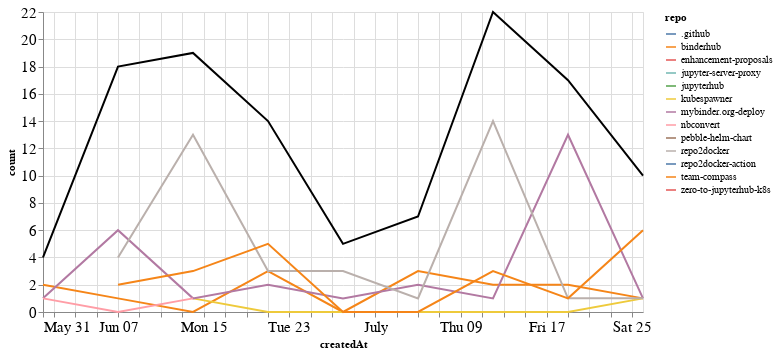

Notebook code for this chart:
### Markdown cell above
## Comments

### Code cell
comments_time = comments.groupby('repo').resample('W', on='createdAt').count()['author'].reset_index()
comments_time = comments_time.rename(columns={'author': 'count'})
comments_time_total = comments_time.groupby('createdAt').agg({"count": "sum"}).reset_index()
ch1 = alt.Chart(comments_time, width=600).mark_line().encode(
    x='createdAt',
    y='count',
    color='repo',
    tooltip="repo"
)

ch2 = alt.Chart(comments_time_total, width=600).mark_line(color="black").encode(
    x='createdAt',
    y='count',
)

ch1 + ch2

### Figure 1 — Vega-Lite specification as saved in the notebook (floating-point values rounded to 4 significant figures)
{"config": {"axisLeft": {"labelFontSize": 15}, "axisBottom": {"labelFontSize": 15}}, "layer": [{"data": {"name": "data-1e695814adc8b5d9407970ade77a3a73"}, "mark": "line", "encoding": {"color": {"type": "nominal", "field": "repo"}, "tooltip": {"type": "nominal", "field": "repo"}, "x": {"type": "temporal", "field": "createdAt"}, "y": {"type": "quantitative", "field": "count"}}, "width": 600}, {"data": {"name": "data-3db31a9abcf91186f021a594f60f8b71"}, "mark": {"type": "line", "color": "black"}, "encoding": {"x": {"type": "temporal", "field": "createdAt"}, "y": {"type": "quantitative", "field": "count"}}, "width": 600}], "$schema": "https://vega.github.io/schema/vega-lite/v4.8.1.json", "datasets": {"data-1e695814adc8b5d9407970ade77a3a73": [{"repo": ".github", "createdAt": "2020-06-21T00:00:00", "count": 1}, {"repo": "binderhub", "createdAt": "2020-05-31T00:00:00", "count": 2}, {"repo": "binderhub", "createdAt": "2020-06-07T00:00:00", "count": 1}, {"repo": "binderhub", "createdAt": "2020-06-14T00:00:00", "count": 0}, {"repo": "binderhub", "createdAt": "2020-06-21T00:00:00", "count": 3}, {"repo": "binderhub", "createdAt": "2020-06-28T00:00:00", "count": 0}, {"repo": "binderhub", "createdAt": "2020-07-05T00:00:00", "count": 3}, {"repo": "binderhub", "createdAt": "2020-07-12T00:00:00", "count": 2}, {"repo": "binderhub", "createdAt": "2020-07-19T00:00:00", "count": 2}, {"repo": "binderhub", "createdAt": "2020-07-26T00:00:00", "count": 1}, {"repo": "enhancement-proposals", "createdAt": "2020-07-12T00:00:00", "count": 2}, {"repo": "jupyter-server-proxy", "createdAt": "2020-07-05T00:00:00", "count": 1}, {"repo": "jupyterhub", "createdAt": "2020-06-07T00:00:00", "count": 1}, {"repo": "kubespawner", "createdAt": "2020-06-14T00:00:00", "count": 1}, {"repo": "kubespawner", "createdAt": "2020-06-21T00:00:00", "count": 0}, {"repo": "kubespawner", "createdAt": "2020-06-28T00:00:00", "count": 0}, {"repo": "kubespawner", "createdAt": "2020-07-05T00:00:00", "count": 0}, {"repo": "kubespawner", "createdAt": "2020-07-12T00:00:00", "count": 0}, {"repo": "kubespawner", "createdAt": "2020-07-19T00:00:00", "count": 0}, {"repo": "kubespawner", "createdAt": "2020-07-26T00:00:00", "count": 1}, {"repo": "mybinder.org-deploy", "createdAt": "2020-05-31T00:00:00", "count": 1}, {"repo": "mybinder.org-deploy", "createdAt": "2020-06-07T00:00:00", "count": 6}, {"repo": "mybinder.org-deploy", "createdAt": "2020-06-14T00:00:00", "count": 1}, {"repo": "mybinder.org-deploy", "createdAt": "2020-06-21T00:00:00", "count": 2}, {"repo": "mybinder.org-deploy", "createdAt": "2020-06-28T00:00:00", "count": 1}, {"repo": "mybinder.org-deploy", "createdAt": "2020-07-05T00:00:00", "count": 2}, {"repo": "mybinder.org-deploy", "createdAt": "2020-07-12T00:00:00", "count": 1}, {"repo": "mybinder.org-deploy", "createdAt": "2020-07-19T00:00:00", "count": 13}, {"repo": "mybinder.org-deploy", "createdAt": "2020-07-26T00:00:00", "count": 1}, {"repo": "nbconvert", "createdAt": "2020-05-31T00:00:00", "count": 1}, {"repo": "nbconvert", "createdAt": "2020-06-07T00:00:00", "count": 0}, {"repo": "nbconvert", "createdAt": "2020-06-14T00:00:00", "count": 1}, {"repo": "pebble-helm-chart", "createdAt": "2020-06-07T00:00:00", "count": 1}, {"repo": "repo2docker", "createdAt": "2020-06-07T00:00:00", "count": 4}, {"repo": "repo2docker", "createdAt": "2020-06-14T00:00:00", "count": 13}, {"repo": "repo2docker", "createdAt": "2020-06-21T00:00:00", "count": 3}, {"repo": "repo2docker", "createdAt": "2020-06-28T00:00:00", "count": 3}, {"repo": "repo2docker", "createdAt": "2020-07-05T00:00:00", "count": 1}, {"repo": "repo2docker", "createdAt": "2020-07-12T00:00:00", "count": 14}, {"repo": "repo2docker", "createdAt": "2020-07-19T00:00:00", "count": 1}, {"repo": "repo2docker", "createdAt": "2020-07-26T00:00:00", "count": 1}, {"repo": "repo2docker-action", "createdAt": "2020-06-28T00:00:00", "count": 1}, {"repo": "team-compass", "createdAt": "2020-06-07T00:00:00", "count": 2}, {"repo": "team-compass", "createdAt": "2020-06-14T00:00:00", "count": 3}, {"repo": "team-compass", "createdAt": "2020-06-21T00:00:00", "count": 5}, {"repo": "team-compass", "createdAt": "2020-06-28T00:00:00", "count": 0}, {"repo": "team-compass", "createdAt": "2020-07-05T00:00:00", "count": 0}, {"repo": "team-compass", "createdAt": "2020-07-12T00:00:00", "count": 3}, {"repo": "team-compass", "createdAt": "2020-07-19T00:00:00", "count": 1}, {"repo": "team-compass", "createdAt": "2020-07-26T00:00:00", "count": 6}, {"repo": "zero-to-jupyterhub-k8s", "createdAt": "2020-06-07T00:00:00", "count": 3}], "data-3db31a9abcf91186f021a594f60f8b71": [{"createdAt": "2020-05-31T00:00:00", "count": 4}, {"createdAt": "2020-06-07T00:00:00", "count": 18}, {"createdAt": "2020-06-14T00:00:00", "count": 19}, {"createdAt": "2020-06-21T00:00:00", "count": 14}, {"createdAt": "2020-06-28T00:00:00", "count": 5}, {"createdAt": "2020-07-05T00:00:00", "count": 7}, {"createdAt": "2020-07-12T00:00:00", "count": 22}, {"createdAt": "2020-07-19T00:00:00", "count": 17}, {"createdAt": "2020-07-26T00:00:00", "count": 10}]}}
